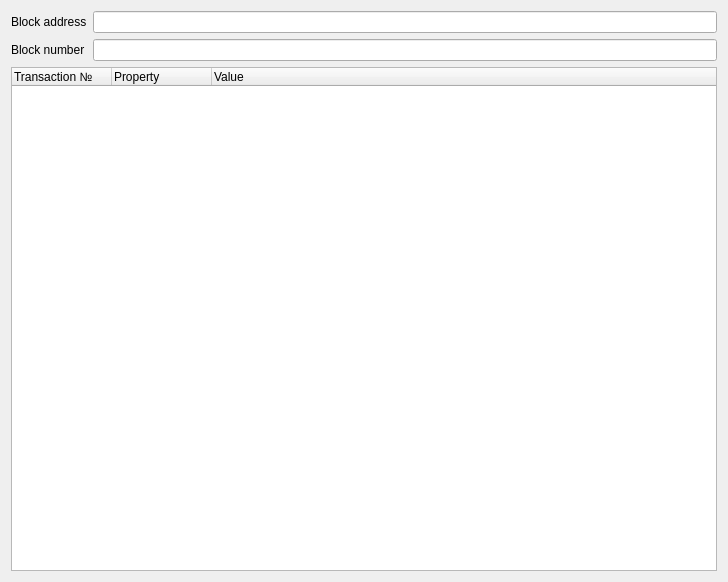
<?xml version="1.0" encoding="UTF-8"?>
<ui version="4.0">
 <class>TransactionsWindow</class>
 <widget class="QDialog" name="TransactionsWindow">
  <property name="geometry">
   <rect>
    <x>0</x>
    <y>0</y>
    <width>728</width>
    <height>582</height>
   </rect>
  </property>
  <property name="windowTitle">
   <string>Dialog</string>
  </property>
  <layout class="QVBoxLayout" name="verticalLayout">
   <item>
    <layout class="QFormLayout" name="formLayout_2">
     <item row="0" column="0">
      <widget class="QLabel" name="label">
       <property name="text">
        <string>Block address</string>
       </property>
      </widget>
     </item>
     <item row="0" column="1">
      <widget class="QLineEdit" name="blockAddressLineEdit">
       <property name="enabled">
        <bool>true</bool>
       </property>
      </widget>
     </item>
     <item row="1" column="0">
      <widget class="QLabel" name="label_2">
       <property name="text">
        <string>Block number</string>
       </property>
      </widget>
     </item>
     <item row="1" column="1">
      <widget class="QLineEdit" name="blockNumberLineEdit">
       <property name="enabled">
        <bool>true</bool>
       </property>
      </widget>
     </item>
    </layout>
   </item>
   <item>
    <widget class="QTreeWidget" name="treeWidget">
     <property name="enabled">
      <bool>true</bool>
     </property>
     <column>
      <property name="text">
       <string>Transaction №</string>
      </property>
     </column>
     <column>
      <property name="text">
       <string>Property</string>
      </property>
     </column>
     <column>
      <property name="text">
       <string>Value</string>
      </property>
     </column>
    </widget>
   </item>
  </layout>
 </widget>
 <resources/>
 <connections/>
</ui>
